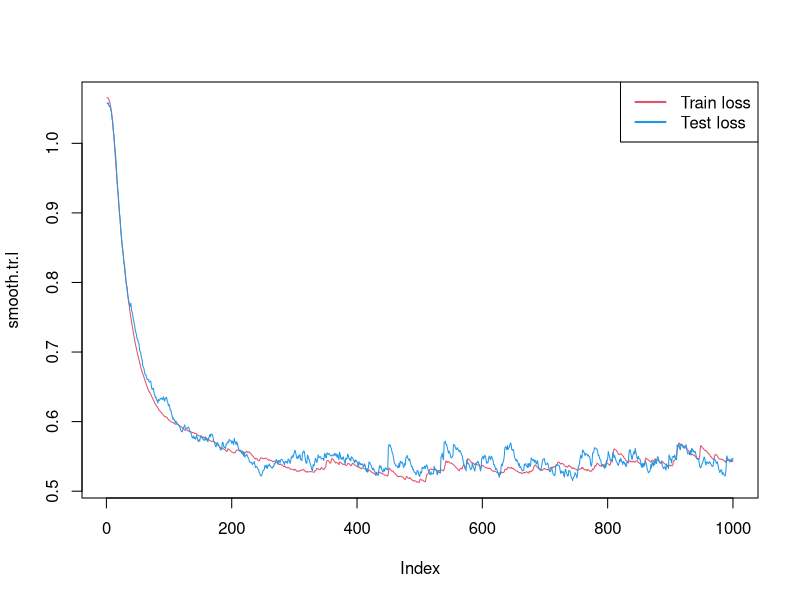

Recreate this plot in R.
num.grad <- function(f, x) {
  fx <- f(x)
  grad <- rep(0, length(x))
  h <- 0.00001
  for (i in 1:length(x)) {
    xi <- x[i]
    fxph <- f(xi + h)
    fxmh <- f(xi -h)
    grad[i] <- (fxph - fxmh) / (2 * h)
  }
  return(grad)
}

relu <- function(x) {
  return(pmax(x, 0))
}

softmax <- function(scores) {
  es <- exp(scores)
  return(es / rowSums(es))
}

argmax <- function(v) {
  i.max <- 1
  for (i in 1:length(v)) {
    if (v[i] > v[i.max]) {
      i.max <- i
    }
  }
  return(i.max)
}

generate.spiral <- function(N, D, K) {
  M <- N*K # Total number of examples
  X <- matrix(0, M,D) # data matrix (each row = single example)
  y <- rep(0, M) # class labels
  for (j in 1:K){
    r <- 0
    t <- j * 4
    start <-N*(j-1) +1
    end <- N*j
    for (k in start:end) {
      tp <- t+ runif(1) * 0.2
      X[k, 1] <- r * sin(tp)
      X[k, 2] <- r * cos(tp)
      y[k] <- j
      r <- r + 1/N
      t <- t + 4/N
    }
  }
  return(list(X = X, y = y))
}

parse.iris <- function() {
  X <- as.matrix(iris[,1:4])
  y <- as.integer(as.factor(iris[,5]))
  return(list(X = X, y = y))
}


get.acc <- function(X, y, W1, W2, b1, b2) {
  y.pred <- rep(0, length(y))
  hidden.layer <- relu(X %*% W1 + b1)
  scores <-  hidden.layer %*% W2 + b2 
  for (i in 1:length(y)) {
    y.pred[i] <- argmax(scores[i,])
  }
  return(sum(y.pred == y) / length(y))
}

main <- function() {
  #num <- 100 # number of points per class
  #dim <- 2 # dimensionality
  #class <- 3 # number of classes
  #Xy <- generate.spiral(num, dim, class)
  Xy <- parse.iris()
  X <- Xy$X
  y <- Xy$y
  train <- sample(c(TRUE, FALSE), nrow(X), replace=TRUE, prob=c(0.7,0.3))
  Xtr <- X[train,]
  ytr <- y[train]
  Xte <- X[!train,]
  yte <- y[!train]
  # visualize the data
  #plot(X[, 1], X[, 2], col=y)
  
  D <- ncol(Xtr)
  M <- nrow(Xtr)
  K <- max(y)
  # Initialize weights and biases
  # Neural network
  H <- 128 # Hidden layer size
  W1 <- matrix(rnorm(D*H), nrow=D) * 0.01
  b1 <- rep(0, H)
  W2 <- matrix(rnorm(H*K), nrow=H) * 0.01
  b2 <- rep(0, K)
  # Softmax classifier
  #W <- matrix(rnorm(D*K), nrow= D) * 0.01
  #b <- rep(0, K)
  lambda <- 0.1 # Regularization constant
  alpha <- 0.01 # Step size
  batch.size <- M/10
  maxit <- 100 * M / batch.size
  tr.loss.arr <- rep(0, maxit)
  te.loss.arr <- rep(0, maxit)
  
  for (it in 1:maxit) {
    randperm <- sample(1:length(ytr))
    epoch.loss <- 0
    dW1.old <- 0
    dW2.old <- 0
    db1.old <- 0
    db2.old <- 0
    for (batch in 1:(M / batch.size)) {
      batch.begin <- batch.size * (batch - 1) + 1
      batch.end <- batch.size * batch
      Xbatch <- Xtr[randperm, ][batch.begin:batch.end,]
      ybatch <- ytr[randperm][batch.begin:batch.end]
      # NN
      hidden.layer <- relu(Xbatch %*% W1 + b1)
      scores <-  hidden.layer %*% W2 + b2 # Pass through NN
      # Softmax
      # scores <- X %*% W + b
      probs <- softmax(scores) # Softmax so the probs sum to 1
      correct.logprob <- rep(0, batch.size)
      for (i in 1:batch.size) { # For each example
        correct.logprob[i] <- -log(probs[i, ybatch[i]]) # Take the log prob of the correct class
      }
      data.loss <- sum(correct.logprob) / batch.size
      reg.loss <- 0.5 * lambda * (sum(W1 * W1) + sum(W2 * W2))
      loss <- data.loss + reg.loss
      #cat("it = ", it, ", loss = ", loss, "\n")
      epoch.loss <- epoch.loss + loss
      # Convention for backpropagation: variables are called like the denominator
      # in Leibniz notation
      # Softmax backprop: dLoss / dScores = scores - I(k = y)
      dScores <- probs
      for (i in 1:batch.size) {
        dScores[i, ybatch[i]] <- dScores[i, ybatch[i]] - 1
      }
      dScores <- dScores / batch.size
      # Softmax weight backprop: dLoss / dW = dLoss / dScores * dScores / dW
      # dScores / dW = d/dW (X^T W + b) = X^T
      # dScores / db = d/db (X^T W + b) = 1
      # --> dLoss / dW = (scores - I(k = y)) * X^T; dLoss / db = (scores - I(k = y)) 
      #dW <- t(X) %*% dScores
      #db <- rowSums(dScores)
      #dW <- dW + W * lambda
      # NN backprop
      # dLoss / dW1 = dLoss / dScores * W2 * dReLU / dW1 * X
      # dLoss / dW2 = dLoss / dScores * ReLU(XW1 + b) 
      dW2 <- t(hidden.layer) %*% dScores + lambda * W2
      db2 <- rowSums(dScores)
      dHidden <- dScores %*% t(W2)
      for (i in 1:nrow(dHidden)) {
        for (j in 1:ncol(dHidden)) {
          if (hidden.layer[i, j] <= 0) {
            dHidden[i, j] <- 0 # ReLU backprop
          }
        }
      }
      dW1 <- t(Xbatch) %*% dHidden + lambda * W1
      db1 <- rowSums(dHidden)
      
      # Apply momentum
      momentum <- 0.9
      dW1 <- momentum * dW1.old + dW1
      dW2 <- momentum * dW2.old + dW2
      db1 <- momentum * db1.old + db1
      db2 <- momentum * db2.old + db2
      dW1.old <- dW1
      dW2.old <- dW2
      db1.old <- db1
      db2.old <- db2
      
      # SGD step
      W1 <- W1 - alpha * dW1
      b1 <- b1 - alpha * db1
      W2 <- W2 - alpha * dW2
      b2 <- b2 - alpha * db2
      
    }
    # Train loss
    epoch.loss <- epoch.loss / (M/batch.size)
    tr.loss.arr[it] <- epoch.loss
    # Validation step
    hidden.layer <- relu(Xte %*% W1 + b1)
    scores <-  hidden.layer %*% W2 + b2
    probs <- softmax(scores)
    correct.logprob <- rep(0, length(yte))
    for (i in 1:length(yte)) { 
      correct.logprob[i] <- -log(probs[i, yte[i]]) 
    }
    data.loss <- sum(correct.logprob) / length(yte)
    reg.loss <- 0.5 * lambda * (sum(W1 * W1) + sum(W2 * W2))
    val.loss <- data.loss + reg.loss
    cat("Epoch ", it, ", val loss = ", val.loss,", train loss = ", epoch.loss, "\n")
    te.loss.arr[it] <- loss
  }
  
  
  cat("Train accuracy = ", get.acc(Xtr, ytr, W1, W2, b1, b2), "\n")
  cat("Test accuracy = ", get.acc(Xte, yte, W1, W2, b1, b2), "\n")
 
  colors <- c(2, 4)
  smooth.tr.l <- movavg(tr.loss.arr, type="e", n = 50)
  smooth.te.l <- movavg(te.loss.arr, type="e", n = 50)
  plot(smooth.tr.l, type="l", col=colors[1])
  lines(smooth.te.l, col=colors[2])
  legend(x="topright",legend=c("Train loss", "Test loss"), col=colors, lty=c(1, 1), lwd=2)

}
library(pracma)
main()

